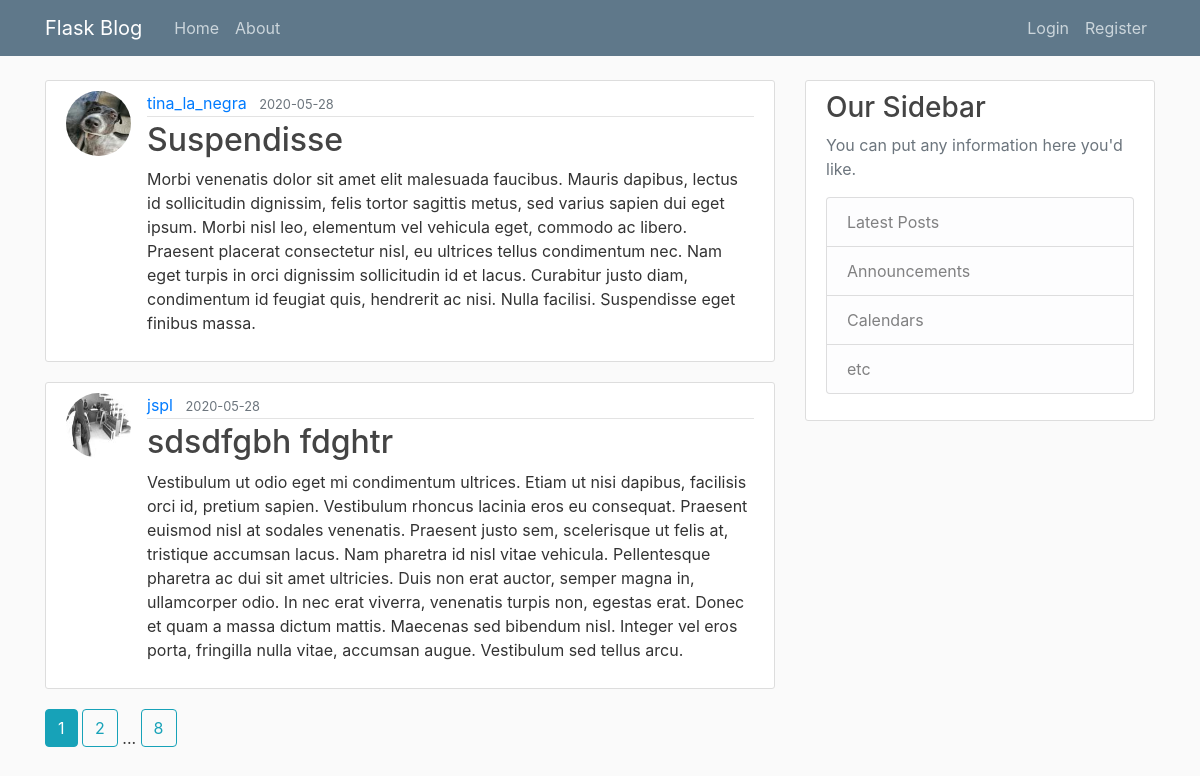
The page /home on the database its author committed.
### flaskblog/models.py (models this page shows, shortened)
class Post(db.Model):
    id = db.Column(db.Integer, primary_key=True)
    title = db.Column(db.String(100), nullable=False)
    date_posted = db.Column(db.DateTime, nullable=False, default=datetime.utcnow)
    content = db.Column(db.Text, nullable=False)
    user_id = db.Column(db.Integer, db.ForeignKey('user.id'), nullable=False)

class User(db.Model, UserMixin):
    id = db.Column(db.Integer, primary_key=True)
    username = db.Column(db.String(20), unique=True, nullable=False)
    email = db.Column(db.String(120), unique=True, nullable=False)
    image_file = db.Column(db.String(20), nullable=False, default='default.jpg')
    password = db.Column(db.String(60), nullable=False)
    posts = db.relationship('Post', backref='author', lazy=True)

### flaskblog/routes.py (the view)
@app.route('/')
@app.route('/home')
def home():
    page = request.args.get('page', 1, type=int)
    posts = Post.query.order_by(Post.date_posted.desc()).paginate(page=page, per_page=2)
    return render_template('home.html', posts=posts)

### flaskblog/templates/home.html
{% extends 'layout.html' %}
{% block content %}
    {% for post in posts.items %}
        <article class="media content-section">
            <img class="rounded-circle article-img" src="{{url_for('static', filename='profile_pics/'+post.author.image_file)}}" alt="">
          <div class="media-body">
            <div class="article-metadata">
              <a class="mr-2" href="{{url_for('user_posts', username=post.author.username)}}">{{ post.author.username }}</a>
              <small class="text-muted">{{ post.date_posted.strftime('%Y-%m-%d') }}</small>
            </div>
            <h2><a class="article-title" href="{{url_for('post', post_id=post.id)}}">{{ post.title }}</a></h2>
            <p class="article-content">{{ post.content }}</p>
          </div>
        </article>
    {% endfor %}
    {% for page_num in posts.iter_pages(left_edge=1, right_edge=1, left_current=1, right_current=2) %}
        {% if page_num %}
            {% if posts.page == page_num %}
                <a href="{{url_for('home', page=page_num)}}" class="btn btn-info mb-4">{{page_num}}</a>
            {% else %}
                <a href="{{url_for('home', page=page_num)}}" class="btn btn-outline-info mb-4">{{page_num}}</a>
            {% endif %}
        {% else %}
            ...
        {% endif %}
    {% endfor %}
{% endblock content %}

### flaskblog/static/main.css (style rules this page uses)
body { background: #fafafa; color: #333333; margin-top: 5rem; }
h1, h2, h3, h4, h5, h6 { color: #444444; }
.content-section { background: #ffffff; padding: 10px 20px; border: 1px solid #dddddd; border-radius: 3px; margin-bottom: 20px; }
.article-title { color: #444444; }
.article-content { white-space: pre-line; }
.article-img { height: 65px; width: 65px; margin-right: 16px; }
.article-metadata { padding-bottom: 1px; margin-bottom: 4px; border-bottom: 1px solid #e3e3e3 }

### rows shown on the page
Post: image_file (picture), author.username "tina_la_negra", date_posted "2020-05-28", title "Suspendisse", content "Morbi venenatis dolor sit amet elit malesuada faucibus. Mauris dapibus, lectus id sollicitudin dignissim, felis tortor sagittis metus, sed varius sapien dui eget ipsum. Morbi nisl leo, elementum vel vehicula eget, commodo ac libero. Praesent placerat consectetur nisl, eu ultrices tellus condimentum nec. Nam eget turpis in orci dignissim sollicitudin id et lacus. Curabitur justo diam, condimentum id feugiat quis, hendrerit ac nisi. Nulla facilisi. Suspendisse eget finibus massa."
Post: image_file (picture), author.username "jspl", date_posted "2020-05-28", title "sdsdfgbh fdghtr", content "Vestibulum ut odio eget mi condimentum ultrices. Etiam ut nisi dapibus, facilisis orci id, pretium sapien. Vestibulum rhoncus lacinia eros eu consequat. Praesent euismod nisl at sodales venenatis. Praesent justo sem, scelerisque ut felis at, tristique accumsan lacus. Nam pharetra id nisl vitae vehicula. Pellentesque pharetra ac dui sit amet ultricies. Duis non erat auctor, semper magna in, ullamcorper odio. In nec erat viverra, venenatis turpis non, egestas erat. Donec et quam a massa dictum mattis. Maecenas sed bibendum nisl. Integer vel eros porta, fringilla nulla vitae, accumsan augue. Vestibulum sed tellus arcu."

### other values the page prints
{{ page_num }} "1"
{{ page_num }} "2" "8"
